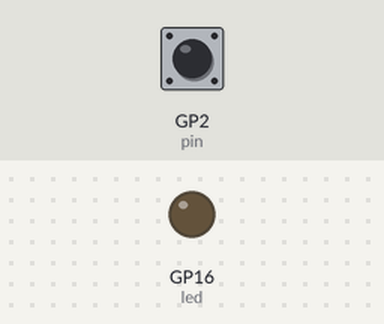
This program was run on a simulated Raspberry Pi Pico running MicroPython. Parts: output pins drawn as LEDs (lit = HIGH). The inputs (shaded band) are chosen by the test bench; at power-on: GP2 (pin) HIGH. What the program prints to the serial console is not drawn.

Above: at 1.2 s.
1.3 s: GP2 (pin) pulled LOW for 0.15 s
At 2.6 s:
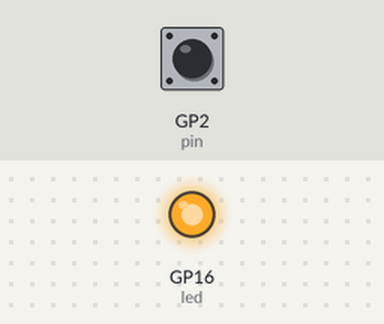
3.8 s: GP2 (pin) pulled LOW for 1 s
At 5.7 s:
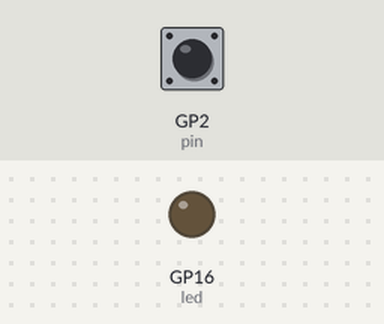
6.3 s: GP2 (pin) pulled LOW for 3.2 s
At 7.6 s:
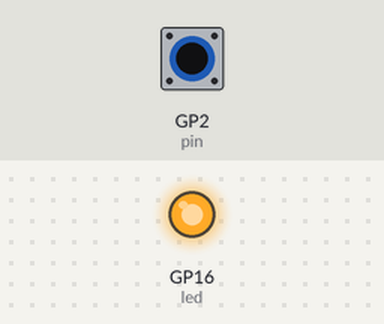
Timing chart, 0 to 9.3 s (numbered marks = the images above; inputs shaded):
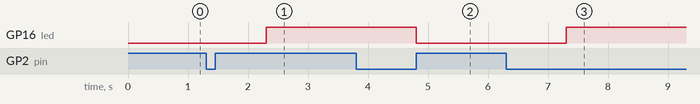

The program:

pico_button_interrupt.py
```python
## Follow Tutorial from this link - https://electrocredible.com/raspberry-pi-pico-external-interrupts-button-micropython/

from machine import Pin
import utime
led = Pin(16, Pin.OUT)
pin = Pin(2, Pin.IN, Pin.PULL_UP)
interrupt_flag = 0
debounce_time = 0

def callback(pin):
    global interrupt_flag, debounce_time
    if (utime.ticks_ms() - debounce_time) > 500:
        print("Callback function")
        if pin.value() == 0:
            print("Zero")
        else:
            print("One")
        interrupt_flag= 1
        debounce_time = utime.ticks_ms()

pin.irq(trigger=Pin.IRQ_FALLING, handler=callback)
while True:
    if interrupt_flag == 1:
        utime.sleep_ms(1000)
        print("Interrupt has occured!")
        interrupt_flag = 0
        led.toggle()

    else:
        print(f"Normal condition : {pin.value()}")
        
```

Measured:
- after the input at 1.3 s, GP16 (led): LOW → HIGH after 1.0 s
- after the input at 3.8 s, GP16 (led): HIGH → LOW after 1.0 s
- after the input at 6.3 s, GP16 (led): LOW → HIGH after 1.0 s
